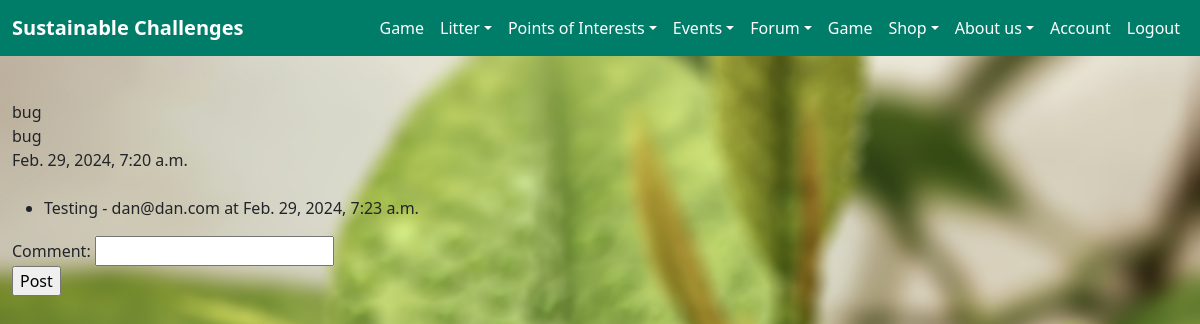
The app's page /forum/forum/announcement/1 (signed in) with its own data.
### sustainable_challenges/forum/models.py (models this page shows, shortened)
class Post(models.Model):
    post_name = models.CharField(max_length=100)
    post_text = models.CharField(max_length=400)
    poster = models.ForeignKey(User, default=None, blank=True, null=True, on_delete=models.CASCADE)
    post_date = models.DateTimeField(default=timezone.now)
    class Meta:
        abstract = True

class Annoucement(Post):
    active = models.BooleanField(default=True)

class Comment(models.Model):
    comment_text = models.CharField(max_length= 400)
    linked_post = models.ForeignKey(Suggestion, default=None, blank=True, null=True, on_delete=models.CASCADE)
    linked_announcement = models.ForeignKey(Annoucement, default=None, blank=True, null=True, on_delete=models.CASCADE)
    endorsements = models.IntegerField(default=0)
    poster = models.ForeignKey(User, default=None, blank=True, null=True, on_delete=models.CASCADE)
    post_date = models.DateTimeField(default=timezone.now)

### sustainable_challenges/authuser/models.py (models this page shows, shortened)
class User(AbstractBaseUser, PermissionsMixin):
    email = models.EmailField(unique=True)
    username = models.CharField(max_length=30, unique=True, default="")
    first_name = models.CharField(max_length=30, default="")
    last_name = models.CharField(max_length=30, default="")
    points = models.IntegerField(default=0)
    level = models.IntegerField(default=1)
    tasks_till_next = models.IntegerField(default=1)
    GAME_MANAGER = None
    is_active = models.BooleanField(default=True)
    is_superuser = models.BooleanField(default=False)
    is_staff = models.BooleanField(default=False)
    date_joined = models.DateTimeField(default=timezone.now)
    last_login = models.DateTimeField(blank=True, null=True)
    objects = CustomUserManager()
    USERNAME_FIELD = 'email'
    EMAIL_FIELD = 'email'
    REQUIRED_FIELDS = []
    groups = models.ManyToManyField(
        'auth.Group',
        related_name='user_groups',
        blank=True,
        verbose_name='groups',
        help_text='The groups this user belongs to. A user will get all permissions granted to these groups.',
    )
    user_permissions = models.ManyToManyField(
        'auth.Permission',
        related_name='user_permissions',
        blank=True,
        verbose_name='user permissions',
        help_text='Specific permissions for this user.',
        related_query_name='user',
    )
    class Meta:
        verbose_name = 'User'
        verbose_name_plural = 'Users'

### sustainable_challenges/forum/views.py (the view)
# urls.py: path("forum/announcement/<int:announcement_id>", views.announcement, name="announcement")
def announcement(request, announcement_id):
    _announcement = get_object_or_404(Annoucement, pk=announcement_id)
    comments = Comment.objects.filter(linked_announcement=_announcement).order_by("post_date")
    if request.method == 'POST':
        form = CommentForm(request.POST)
        if form.is_valid():
            obj = Comment(comment_text=form.cleaned_data['text'], linked_announcement=_announcement, poster=request.user)
            obj.save()
            return HttpResponseRedirect(f'/forum/announcement/{_announcement.id}')
    else:
        form = CommentForm
    return render(request, 'announcement.html', {'title': _announcement.post_name,
                                                     'post_text': _announcement.post_text,
                                                     'id': _announcement.id,
                                                     'date':_announcement.post_date,
                                                     'comments': comments,
                                                     'form': form})

### sustainable_challenges/forum/templates/announcement.html (shortened to what this page needs)
{% extends 'home/base.html'%}
{%block content%}
{% load static %}
{{ title }}<br/>
{{ post_text }}<br/>
{{ date }}<br/>
{{ poster }}<br/>
{% if comments %}
    <ul>
        {%for comment in comments %}
            <li>{{ comment.comment_text }} - {{ comment.poster}} at {{ comment.post_date }}</li>
        {% endfor %}
    </ul>
{% endif %}
<form action="" method="POST" enctype="multipart/form-data">
    {{ form }}
    <input type="submit" value="Post">
</form>
{%endblock%}

### sustainable_challenges/home/static/style.css (style rules this page uses)
body { background-image: url(./melanfolia-HSr_FUzDH2w-unsplash-blur.jpg); width: 100%; height: 100%; background-size: cover; background-repeat: no-repeat; background-attachment: fixed; position: absolute; background-position-y: center; background-position-x: center; }

### records on screen
Annoucement: post_name "bug", post_text "bug", post_date "Feb. 29, 2024, 7:20 a.m."
Comment: comment_text "Testing", poster "dan@dan.com", post_date "Feb. 29, 2024, 7:23 a.m."
